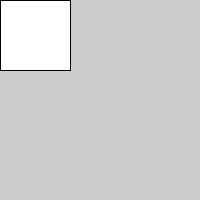
Frame 1 (no input)
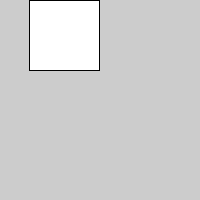
Frame 60 (the mouse pressed at the canvas centre just before this capture)
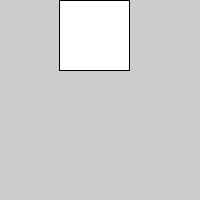
Frame 120 (the mouse held since frame 60 and released just before this capture)

The Processing sketch that drew these frames (run headless with seeded random() and noise(); from frame 60 on, the mouse is pressed at the canvas centre):

// Processing sketch: zvonlotten_PPs2_3_S21
// ── zvonlotten_PPs2_3_S21.pde
float x= 0;
float y = 0;
void setup () {
 size(200,200); 
}

void draw() {
  background(204);
  rect(x,y,70,70);
  
  if ((x<130) && (y==0)) {
  x = x+.5; 
  }
if ((y<130) && (x==130)) {
  y = y+.5; 
   }
   
   if ((y==130) && (x>0)) {
      x = x-.5; 
   }
if ((y>0) && (x==0)) {
  y = y-.5; 
   }  

    
 
}
